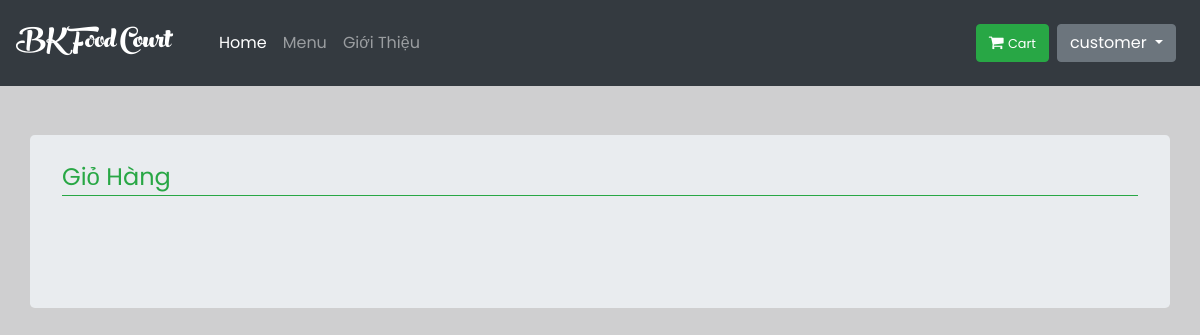
The page /cart/ (signed in) on the database as committed earlier.
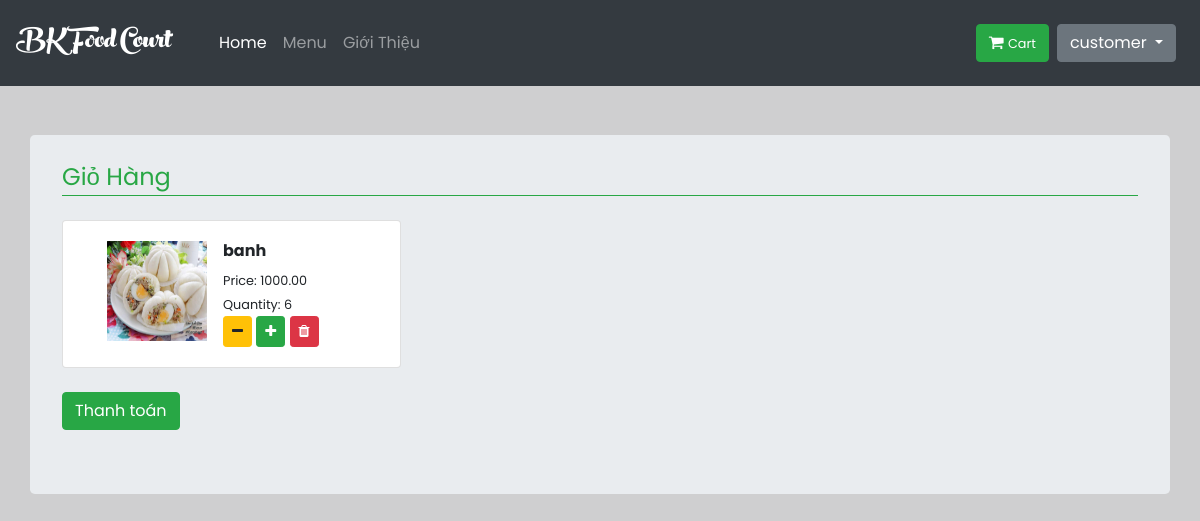
The same page on the database as committed later.
### home/models.py (models this page shows, shortened)
class Cart(models.Model):
    user = models.ForeignKey(User, on_delete=models.CASCADE)
    food = models.ForeignKey(Product, on_delete=models.CASCADE)
    quantity = models.IntegerField(default=1)
    date_buy = models.DateTimeField(default=datetime.now())
    notice = models.TextField(blank=True,default='')
    class Meta:
        ordering = ('user',)

class Product(models.Model):
    CATEGORY = (
        (0, 'Cơm'),
        (1, 'Bún'),
        (2, 'Phở'),
        (3, 'Bánh Mì'),
    )
    shop = models.ForeignKey(User, on_delete=models.CASCADE, limit_choices_to={
        'is_staff': True
    }, default=True)
    category = models.IntegerField(choices=CATEGORY)
    name = models.CharField(max_length=200,
                            db_index=True)
    slug = models.SlugField(max_length=200,
                            db_index=True)
    image = models.ImageField(upload_to='products/%Y/%m/%d',
                              blank=True)
    description = models.TextField(blank=True)
    price = models.DecimalField(max_digits=10, decimal_places=2)
    available = models.BooleanField(default=True)
    created = models.DateTimeField(auto_now_add=True)
    updated = models.DateTimeField(auto_now=True)
    quantity = models.IntegerField(default=1)
    class Meta:
        ordering = ('name',)
        index_together = (('id', 'slug'),)

### menu/views.py (the view, shortened to what this page needs)
# urls.py: path('', views.cart_view, name='cart'),
@login_required
def cart_view(request):
    food = Cart.objects.filter(user=request.user)
    food = Cart.objects.filter(user=request.user)
    context = {
        'foods': food,
    }
    return render(request, 'menu/cart.html', context)

### Food/processor.py (called while the page is built)
def context(request):
    return {
        'list': foods.objects.all(),
    }

### templates/menu/cart.html (shortened to what this page needs)
{% extends 'home/base.html' %}
{% block container %}
    <div class="container mt-5 jumbotron pt-4">
        <fieldset class="mb-3">
            <legend class="border-bottom border-success text-success">Giỏ Hàng</legend>
        </fieldset>
        <div class="list-group">
            <div class="row">
                {% for x in foods %}
                    <div class="col-md-4">
                        <div class="card">
                            <div class="media card-body">
                                <img src="{{ x.food.image.url }}" class="mr-3 ml-4" alt="..."
                                     style="width: 100px; height: 100px">
                                <div class="media-body" style="width: 90%">
                                    <h6 class="mt-0"><strong>{{ x.food.name }}</strong></h6>
                                    <small>Price: {{ x.food.price }}</small><br>
                                    <small>Quantity: {{ x.quantity }}</small>
                                    <form action="" method="post">
                                        <button type="submit" class="btn btn-warning btn-sm" id="btn-clear"><i
                                                class="fa fa-minus"
                                                aria-hidden="true"></i>
                                        </button>
                                        <a href="{% url 'cart-add' x.id %}" style="text-decoration: none">
                                            <button class="btn btn-success btn-sm btn-add" type="button"><i
                                                    class="fa fa-plus"
                                                    aria-hidden="true"></i>
                                            </button>
                                        </a>
                                        <a href="{% url 'cart-reduce' x.id %}">
                                            <button class="btn btn-danger btn-sm btn-add" type="button"><i
                                                    class="fa fa-trash"
                                                    aria-hidden="true"></i>
                                            </button>
                                        </a>
                                    </form>
                                </div>
                            </div>
                        </div>
                    </div>
                {% endfor %}
            </div>
        </div>
        <br>
        {% if foods.count > 0 %}
            <a href="{% url 'payment' %}">
                <button class="btn btn-success" type="submit">Thanh toán</button>
            </a>
        {% endif %}
    </div>
{% endblock %}

Rows that differ between the two databases and show on the page:
added Cart: food.image (picture), food.name "banh", food.price "1000.00", quantity "6"
Other text that changed with them:
text now shown: "Thanh toán"
